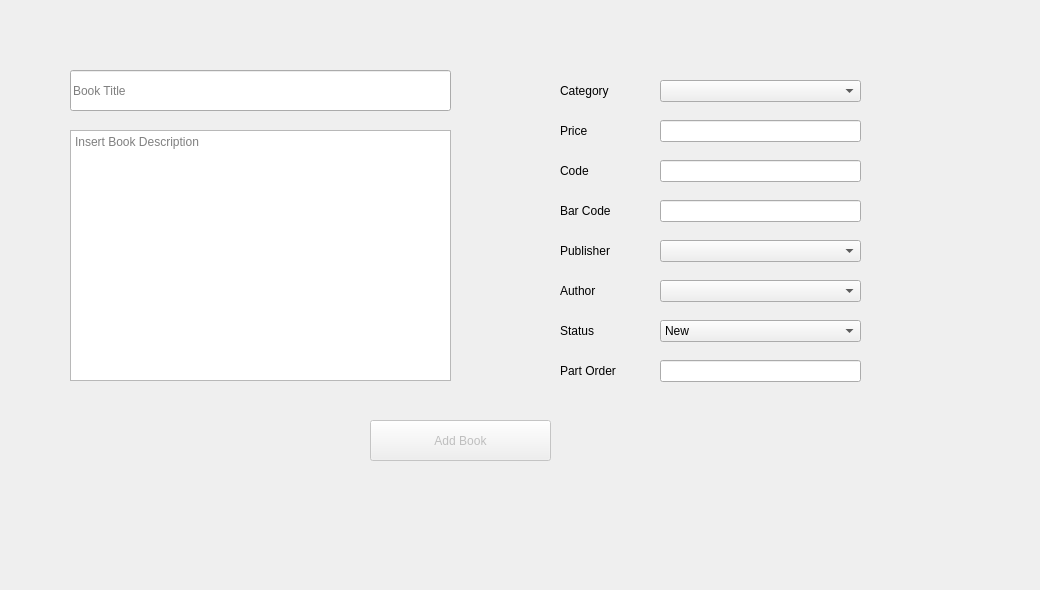
      <widget class="QWidget" name="tab_9">
       <attribute name="title">
        <string>Add Book</string>
       </attribute>
       <widget class="QLabel" name="label_55">
        <property name="geometry">
         <rect>
          <x>0</x>
          <y>10</y>
          <width>1031</width>
          <height>571</height>
         </rect>
        </property>
        <property name="text">
         <string/>
        </property>
        <property name="pixmap">
         <pixmap resource="img.qrc">:/img/img/books.png</pixmap>
        </property>
        <property name="scaledContents">
         <bool>true</bool>
        </property>
       </widget>
       <widget class="QPushButton" name="pushButton_11">
        <property name="enabled">
         <bool>false</bool>
        </property>
        <property name="geometry">
         <rect>
          <x>370</x>
          <y>420</y>
          <width>181</width>
          <height>41</height>
         </rect>
        </property>
        <property name="text">
         <string>Add Book</string>
        </property>
       </widget>
       <widget class="QLineEdit" name="lineEdit_3">
        <property name="geometry">
         <rect>
          <x>70</x>
          <y>70</y>
          <width>381</width>
          <height>41</height>
         </rect>
        </property>
        <property name="placeholderText">
         <string>Book Title</string>
        </property>
       </widget>
       <widget class="QComboBox" name="comboBox_4">
        <property name="geometry">
         <rect>
          <x>660</x>
          <y>80</y>
          <width>201</width>
          <height>22</height>
         </rect>
        </property>
       </widget>
       <widget class="QLineEdit" name="lineEdit_15">
        <property name="geometry">
         <rect>
          <x>660</x>
          <y>200</y>
          <width>201</width>
          <height>22</height>
         </rect>
        </property>
       </widget>
       <widget class="QLabel" name="label_7">
        <property name="geometry">
         <rect>
          <x>560</x>
          <y>320</y>
          <width>81</width>
          <height>21</height>
         </rect>
        </property>
        <property name="text">
         <string>Status</string>
        </property>
       </widget>
       <widget class="QComboBox" name="comboBox_6">
        <property name="geometry">
         <rect>
          <x>660</x>
          <y>280</y>
          <width>201</width>
          <height>22</height>
         </rect>
        </property>
       </widget>
       <widget class="QLabel" name="label_6">
        <property name="geometry">
         <rect>
          <x>560</x>
          <y>280</y>
          <width>81</width>
          <height>21</height>
         </rect>
        </property>
        <property name="text">
         <string>Author</string>
        </property>
       </widget>
       <widget class="QLabel" name="label_30">
        <property name="geometry">
         <rect>
          <x>560</x>
          <y>200</y>
          <width>81</width>
          <height>21</height>
         </rect>
        </property>
        <property name="text">
         <string>Bar Code</string>
        </property>
       </widget>
       <widget class="QLineEdit" name="lineEdit_6">
        <property name="geometry">
         <rect>
          <x>660</x>
          <y>160</y>
          <width>201</width>
          <height>22</height>
         </rect>
        </property>
       </widget>
       <widget class="QLineEdit" name="lineEdit_4">
        <property name="geometry">
         <rect>
          <x>660</x>
          <y>120</y>
          <width>201</width>
          <height>22</height>
         </rect>
        </property>
       </widget>
       <widget class="QLabel" name="label_4">
        <property name="geometry">
         <rect>
          <x>560</x>
          <y>160</y>
          <width>81</width>
          <height>21</height>
         </rect>
        </property>
        <property name="text">
         <string>Code</string>
        </property>
       </widget>
       <widget class="QLabel" name="label_5">
        <property name="geometry">
         <rect>
          <x>560</x>
          <y>240</y>
          <width>81</width>
          <height>21</height>
         </rect>
        </property>
        <property name="text">
         <string>Publisher</string>
        </property>
       </widget>
       <widget class="QLabel" name="label_2">
        <property name="geometry">
         <rect>
          <x>560</x>
          <y>80</y>
          <width>81</width>
          <height>21</height>
         </rect>
        </property>
        <property name="text">
         <string>Category</string>
        </property>
       </widget>
       <widget class="QTextEdit" name="textEdit">
        <property name="geometry">
         <rect>
          <x>70</x>
          <y>130</y>
          <width>381</width>
          <height>251</height>
         </rect>
        </property>
        <property name="placeholderText">
         <string>Insert Book Description</string>
        </property>
       </widget>
       <widget class="QComboBox" name="comboBox_5">
        <property name="geometry">
         <rect>
          <x>660</x>
          <y>320</y>
          <width>201</width>
          <height>22</height>
         </rect>
        </property>
        <item>
         <property name="text">
          <string>New</string>
         </property>
        </item>
        <item>
         <property name="text">
          <string>Used</string>
         </property>
        </item>
        <item>
         <property name="text">
          <string>Damaged</string>
         </property>
        </item>
       </widget>
       <widget class="QLabel" name="label_3">
        <property name="geometry">
         <rect>
          <x>560</x>
          <y>120</y>
          <width>81</width>
          <height>21</height>
         </rect>
        </property>
        <property name="text">
         <string>Price</string>
        </property>
       </widget>
       <widget class="QLabel" name="label_8">
        <property name="geometry">
         <rect>
          <x>560</x>
          <y>360</y>
          <width>81</width>
          <height>21</height>
         </rect>
        </property>
        <property name="text">
         <string>Part Order</string>
        </property>
       </widget>
       <widget class="QLineEdit" name="lineEdit_5">
        <property name="geometry">
         <rect>
          <x>660</x>
          <y>360</y>
          <width>201</width>
          <height>22</height>
         </rect>
        </property>
       </widget>
       <widget class="QComboBox" name="comboBox_7">
        <property name="geometry">
         <rect>
          <x>660</x>
          <y>240</y>
          <width>201</width>
          <height>22</height>
         </rect>
        </property>
       </widget>
      </widget>
